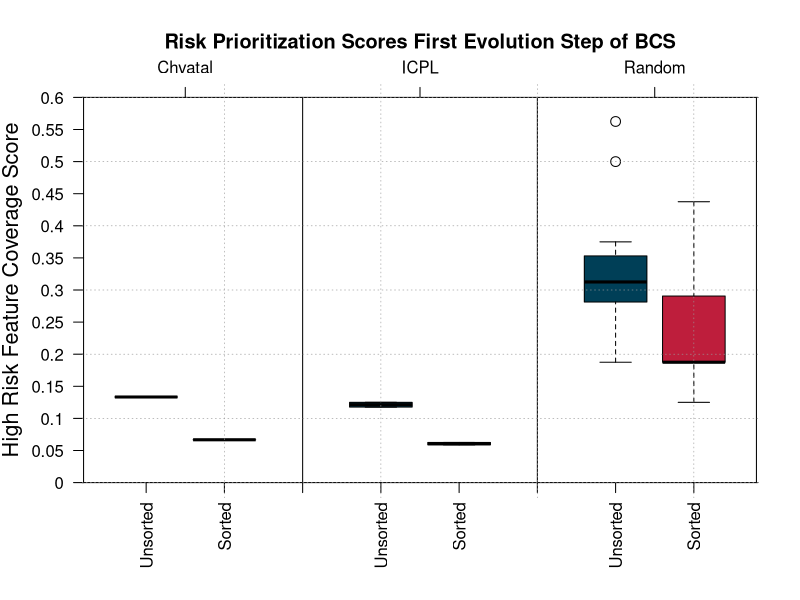

Here is the R script that generated this plot:
########## Color Def ############
# tubs blue light
tubsBlueLight <- rgb(102,180,211,255, maxColorValue = 255)
# tubs green light
tubsGreenLight <- rgb(172,193,58,255, maxColorValue = 255)
# tubs orange
tubsOrange <- rgb(255,109,0,255, maxColorValue = 255)
# tubs purple
tubsPurple <- rgb(138,48,127,255, maxColorValue = 255)
# tubs yellow
tubsYellow <- rgb(255,200,42,255, maxColorValue = 255)

tubsRed <- rgb(190,30,60,255, maxColorValue = 255)
#TUBS blue dark
tubsBlue <- rgb(0,63,87,255, maxColorValue = 255)

####### set working directory
setwd("C:/Users/t.pett/Documents/01_Research/004_ciaToolsuite/BCS_history/02_bcs_t2/eval")
show(getwd())

### Preparations 
#riskPrio <- read.csv(file="./mergedPrio.csv",header=TRUE, sep=",",colClasses=c("NULL",NA,NA,NA,NA))
riskPrio <- read.csv(file="./mergedPrio.csv",header=TRUE, sep=",")
show(riskPrio)

sampleNames <- c(riskPrio$Sample)

unsortedChvatal <- c(riskPrio$Score.Unsorted.Chvatal)
unsortedICPL <- c(riskPrio$Score.Unsorted.ICPL)
unsortedRandom <- c(riskPrio$Score.Unsorted.Random)
sortedChvatal <- c(riskPrio$Score.Sorted.Chvatal)
sortedICPL <- c(riskPrio$Score.Sorted.ICPL)
sortedRandom <- c(riskPrio$Score.Sorted.Random)

show(sortedRandom)
### Preparation Placeholder
placeholder <- c(rep(NaN,length(sampleNames)))

### write to pdf
 pdf(file='./plots/riskPrio_t2.pdf', width=10, height=10)

boxplot(unsortedChvatal, sortedChvatal, placeholder, unsortedICPL, sortedICPL, placeholder, unsortedRandom, sortedRandom,
     las=2, ylim=c(0,0.6),main="Risk Prioritization Scores First Evolution Step of BCS", ylab = "High Risk Feature Coverage Score", cex.lab =1.3,
     axes=FALSE,
     #par(mar = c(7, 8, 6, 2) + 0.1),
     #pch=c(19,19,19,17,17,17),
     #col=c(rep(tubsBlue,length(incling)), rep(tubsRed,length(random))),
     col=c(tubsBlue, tubsRed, tubsOrange, tubsBlue, tubsRed, tubsOrange, tubsBlue, tubsRed),
     cex=c(1.3)
)
axis(1,
     pos=c(0,0),
     at=c(0:9),
     labels=c("", "Unsorted", "Sorted", "", "Unsorted", "Sorted", "", "Unsorted", "Sorted", ""
              ),
     las=3)
axis(2,
     pos=c(0.2,0),
     at=c(0,0.05,0.1,0.15,0.2,0.25,0.3,0.35,0.4,0.45,0.5,0.55,0.6),
      labels=c("0","0.05","0.1","0.15","0.2","0.25","0.3","0.35","0.4","0.45","0.5","0.55","0.6"),
     las=1 )
axis(3,
     pos=c(0.6,0),
     at=c(0,1.5,4.5,7.5,9),
     labels=c("","Chvatal","ICPL","Random",""),
     las=1 )
axis(2,
     pos=c(3,0),
     lwd.ticks = 0,
     labels = FALSE,
     #at=c(0,0.1,0.2,0.3,0.4,0.5,0.6,0.7,0.8,0.9,1),
     #labels=c("0","0.1","0.2","0.3","0.4","0.5","0.6","0.7","0.8","0.9","1"),
     las=1 )
axis(2,
     pos=c(6,0),
     lwd.ticks = 0,
     labels = FALSE,
     #at=c(0,0.1,0.2,0.3,0.4,0.5,0.6,0.7,0.8,0.9,1),
     #labels=c("0","0.1","0.2","0.3","0.4","0.5","0.6","0.7","0.8","0.9","1"),
     las=1 )
axis(2,
     pos=c(8.8,0),
     lwd.ticks = 0,
     labels = FALSE,
     #at=c(0,0.1,0.2,0.3,0.4,0.5,0.6,0.7,0.8,0.9,1),
     #labels=c("0","0.1","0.2","0.3","0.4","0.5","0.6","0.7","0.8","0.9","1"),
     las=1 )
grid(col=c("gray60"),lty="dotted", lwd = 0.6)

### write to pdf
 dev.off()#